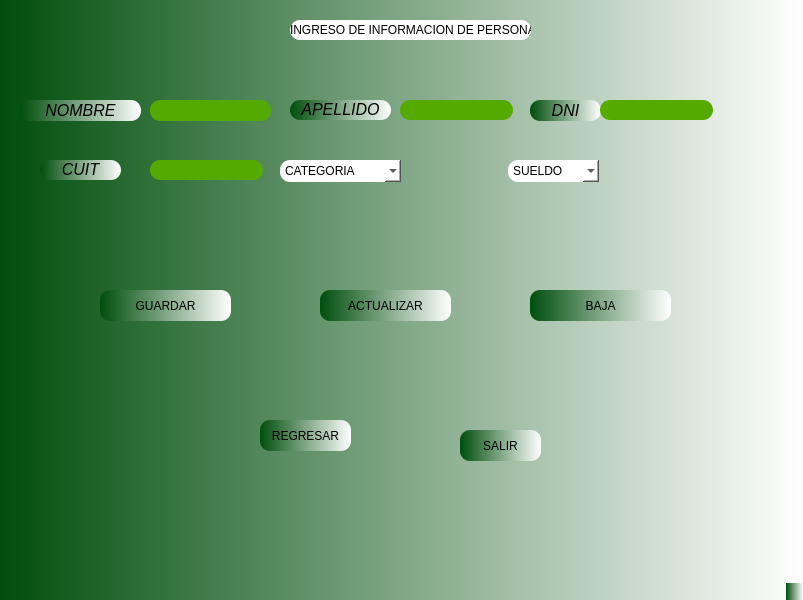
<?xml version="1.0" encoding="UTF-8"?>
<ui version="4.0">
 <class>MainWindow</class>
 <widget class="QMainWindow" name="MainWindow">
  <property name="geometry">
   <rect>
    <x>0</x>
    <y>0</y>
    <width>803</width>
    <height>600</height>
   </rect>
  </property>
  <property name="windowTitle">
   <string>MainWindow</string>
  </property>
  <property name="styleSheet">
   <string notr="true">background-color: qlineargradient(spread:reflect, x1:0, y1:0, x2:1, y2:0, stop:0 rgba(0, 78, 12, 255), stop:1 rgba(255, 255, 255, 255));</string>
  </property>
  <widget class="QWidget" name="centralwidget">
   <widget class="QLabel" name="label">
    <property name="geometry">
     <rect>
      <x>20</x>
      <y>100</y>
      <width>121</width>
      <height>21</height>
     </rect>
    </property>
    <property name="styleSheet">
     <string notr="true">border-radius:10px</string>
    </property>
    <property name="text">
     <string>&lt;html&gt;&lt;head/&gt;&lt;body&gt;&lt;p align=&quot;center&quot;&gt;&lt;span style=&quot; font-size:12pt; font-style:italic;&quot;&gt;NOMBRE&lt;/span&gt;&lt;/p&gt;&lt;/body&gt;&lt;/html&gt;</string>
    </property>
   </widget>
   <widget class="QLineEdit" name="lineEdit">
    <property name="geometry">
     <rect>
      <x>150</x>
      <y>100</y>
      <width>121</width>
      <height>21</height>
     </rect>
    </property>
    <property name="styleSheet">
     <string notr="true">background-color: rgb(255, 255, 255);
background-color: rgb(85, 170, 0);
border-radius:10px</string>
    </property>
    <property name="text">
     <string/>
    </property>
   </widget>
   <widget class="QLabel" name="label_2">
    <property name="geometry">
     <rect>
      <x>290</x>
      <y>20</y>
      <width>241</width>
      <height>20</height>
     </rect>
    </property>
    <property name="styleSheet">
     <string notr="true">background-color: rgb(255, 255, 255);
border-radius:10px</string>
    </property>
    <property name="text">
     <string>&lt;html&gt;&lt;head/&gt;&lt;body&gt;&lt;p align=&quot;center&quot;&gt;INGRESO DE INFORMACION DE PERSONAL&lt;/p&gt;&lt;/body&gt;&lt;/html&gt;</string>
    </property>
   </widget>
   <widget class="QLabel" name="label_3">
    <property name="geometry">
     <rect>
      <x>290</x>
      <y>100</y>
      <width>101</width>
      <height>20</height>
     </rect>
    </property>
    <property name="styleSheet">
     <string notr="true">border-radius:10px</string>
    </property>
    <property name="text">
     <string>&lt;html&gt;&lt;head/&gt;&lt;body&gt;&lt;p align=&quot;center&quot;&gt;&lt;span style=&quot; font-size:12pt; font-style:italic;&quot;&gt;APELLIDO&lt;/span&gt;&lt;/p&gt;&lt;/body&gt;&lt;/html&gt;</string>
    </property>
   </widget>
   <widget class="QLineEdit" name="lineEdit_2">
    <property name="geometry">
     <rect>
      <x>400</x>
      <y>100</y>
      <width>113</width>
      <height>20</height>
     </rect>
    </property>
    <property name="styleSheet">
     <string notr="true">background-color: rgb(255, 255, 255);
background-color: rgb(85, 170, 0);
border-radius:10px</string>
    </property>
   </widget>
   <widget class="QLabel" name="label_4">
    <property name="geometry">
     <rect>
      <x>530</x>
      <y>100</y>
      <width>71</width>
      <height>21</height>
     </rect>
    </property>
    <property name="styleSheet">
     <string notr="true">border-radius:10px</string>
    </property>
    <property name="text">
     <string>&lt;html&gt;&lt;head/&gt;&lt;body&gt;&lt;p align=&quot;center&quot;&gt;&lt;span style=&quot; font-size:12pt; font-style:italic;&quot;&gt;DNI&lt;/span&gt;&lt;/p&gt;&lt;/body&gt;&lt;/html&gt;</string>
    </property>
   </widget>
   <widget class="QLineEdit" name="lineEdit_3">
    <property name="geometry">
     <rect>
      <x>600</x>
      <y>100</y>
      <width>113</width>
      <height>20</height>
     </rect>
    </property>
    <property name="styleSheet">
     <string notr="true">background-color: rgb(255, 255, 255);
background-color: rgb(85, 170, 0);
border-radius:10px
</string>
    </property>
   </widget>
   <widget class="QLabel" name="label_5">
    <property name="geometry">
     <rect>
      <x>40</x>
      <y>160</y>
      <width>81</width>
      <height>20</height>
     </rect>
    </property>
    <property name="styleSheet">
     <string notr="true">border-radius:10px</string>
    </property>
    <property name="text">
     <string>&lt;html&gt;&lt;head/&gt;&lt;body&gt;&lt;p align=&quot;center&quot;&gt;&lt;span style=&quot; font-size:12pt; font-style:italic;&quot;&gt;CUIT&lt;/span&gt;&lt;/p&gt;&lt;/body&gt;&lt;/html&gt;</string>
    </property>
   </widget>
   <widget class="QLineEdit" name="lineEdit_4">
    <property name="geometry">
     <rect>
      <x>150</x>
      <y>160</y>
      <width>113</width>
      <height>20</height>
     </rect>
    </property>
    <property name="styleSheet">
     <string notr="true">background-color: rgb(255, 255, 255);
background-color: rgb(85, 170, 0);
border-radius:10px</string>
    </property>
   </widget>
   <widget class="QComboBox" name="comboBox">
    <property name="geometry">
     <rect>
      <x>280</x>
      <y>160</y>
      <width>121</width>
      <height>22</height>
     </rect>
    </property>
    <property name="styleSheet">
     <string notr="true">background-color: rgb(255, 255, 255);
border-radius:10px</string>
    </property>
    <item>
     <property name="text">
      <string>CATEGORIA</string>
     </property>
    </item>
    <item>
     <property name="text">
      <string>CONTRATADO</string>
     </property>
    </item>
    <item>
     <property name="text">
      <string notr="true">PLANTA PERMANENTE</string>
     </property>
    </item>
   </widget>
   <widget class="QPushButton" name="pushButton">
    <property name="geometry">
     <rect>
      <x>100</x>
      <y>290</y>
      <width>131</width>
      <height>31</height>
     </rect>
    </property>
    <property name="styleSheet">
     <string notr="true">border-radius:10px
</string>
    </property>
    <property name="text">
     <string>GUARDAR</string>
    </property>
   </widget>
   <widget class="QPushButton" name="pushButton_2">
    <property name="geometry">
     <rect>
      <x>320</x>
      <y>290</y>
      <width>131</width>
      <height>31</height>
     </rect>
    </property>
    <property name="styleSheet">
     <string notr="true">border-radius:10px</string>
    </property>
    <property name="text">
     <string>ACTUALIZAR</string>
    </property>
   </widget>
   <widget class="QPushButton" name="pushButton_3">
    <property name="geometry">
     <rect>
      <x>530</x>
      <y>290</y>
      <width>141</width>
      <height>31</height>
     </rect>
    </property>
    <property name="styleSheet">
     <string notr="true">border-radius:10px</string>
    </property>
    <property name="text">
     <string>BAJA</string>
    </property>
   </widget>
   <widget class="QPushButton" name="pushButton_4">
    <property name="geometry">
     <rect>
      <x>260</x>
      <y>420</y>
      <width>91</width>
      <height>31</height>
     </rect>
    </property>
    <property name="styleSheet">
     <string notr="true">border-radius:10px</string>
    </property>
    <property name="text">
     <string>REGRESAR</string>
    </property>
   </widget>
   <widget class="QPushButton" name="pushButton_5">
    <property name="geometry">
     <rect>
      <x>460</x>
      <y>430</y>
      <width>81</width>
      <height>31</height>
     </rect>
    </property>
    <property name="styleSheet">
     <string notr="true">border-radius:10px</string>
    </property>
    <property name="text">
     <string>SALIR</string>
    </property>
   </widget>
   <widget class="QComboBox" name="comboBox_2">
    <property name="geometry">
     <rect>
      <x>508</x>
      <y>160</y>
      <width>91</width>
      <height>22</height>
     </rect>
    </property>
    <property name="styleSheet">
     <string notr="true">background-color: rgb(255, 255, 255);
border-radius:10px</string>
    </property>
    <item>
     <property name="text">
      <string>SUELDO</string>
     </property>
    </item>
    <item>
     <property name="text">
      <string>160000</string>
     </property>
    </item>
    <item>
     <property name="text">
      <string>220000</string>
     </property>
    </item>
   </widget>
  </widget>
  <widget class="QMenuBar" name="menubar">
   <property name="geometry">
    <rect>
     <x>0</x>
     <y>0</y>
     <width>803</width>
     <height>21</height>
    </rect>
   </property>
  </widget>
  <widget class="QStatusBar" name="statusbar"/>
 </widget>
 <resources/>
 <connections/>
</ui>
